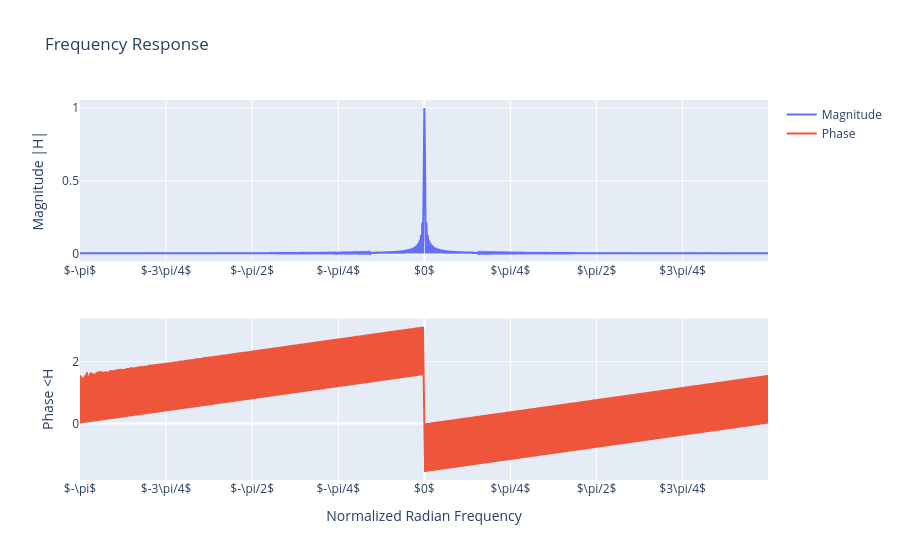

The notebook cell saved with this chart:
### Markdown cell above
2.1 Use the `freqz` and `plot_frequency_response` functions to plot the frequency response of the averaging filter of your envelope function.

### Code cell
# Write your code here

ww = np.arange(-np.pi, np.pi, np.pi/500)
_, HH = signal.freqz([1/500]*500, 1, ww)

plot_frequency_response(ww, HH)

### Figure 1 — Plotly figure (JSON) as saved in the notebook; plotly's stock layout.template omitted (floating-point values rounded to 4 significant figures; data arrays with more than 128 entries replaced by an {"elided": "..."} marker saying what was removed)
{"data": [{"name": "Magnitude", "type": "scatter", "x": {"elided": "1000 float values"}, "xaxis": "x", "y": {"elided": "1000 float values"}, "yaxis": "y"}, {"name": "Phase", "type": "scatter", "x": {"elided": "1000 float values"}, "xaxis": "x2", "y": {"elided": "1000 float values"}, "yaxis": "y2"}], "layout": {"title": {"text": "Frequency Response"}, "xaxis": {"anchor": "y", "domain": [0, 1], "tickmode": "array", "ticktext": ["$-\\pi$", "$-3\\pi/4$", "$-\\pi/2$", "$-\\pi/4$", "$0$", "$\\pi/4$", "$\\pi/2$", "$3\\pi/4$", "$\\pi$"], "tickvals": [-3.142, -2.356, -1.571, -0.7854, 0, 0.7854, 1.571, 2.356, 3.142]}, "xaxis2": {"anchor": "y2", "domain": [0, 1], "tickmode": "array", "ticktext": ["$-\\pi$", "$-3\\pi/4$", "$-\\pi/2$", "$-\\pi/4$", "$0$", "$\\pi/4$", "$\\pi/2$", "$3\\pi/4$", "$\\pi$"], "tickvals": [-3.142, -2.356, -1.571, -0.7854, 0, 0.7854, 1.571, 2.356, 3.142], "title": {"text": "Normalized Radian Frequency"}}, "yaxis": {"anchor": "x", "domain": [0.575, 1], "title": {"text": "Magnitude |H|"}}, "yaxis2": {"anchor": "x2", "domain": [0, 0.425], "title": {"text": "Phase <H"}}}}
